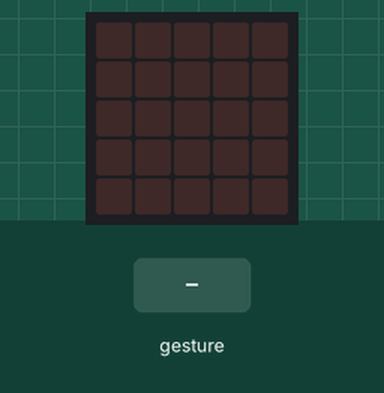
Simulated run of this program. Board: BBC micro:bit (MakeCode). Parts: the board's 5×5 LED display. The test bench sets the inputs (shaded band). Random numbers come from a fixed seed; a tilt is held for 1.5 s and a shake lasts 1 s, then the board lies face up again.

Above: at 1.2 s.
1.3 s: gesture 'shake'
At 2.2 s:
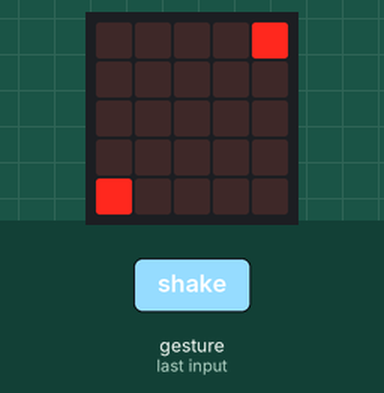
3.0 s: gesture 'shake'
At 5.6 s:
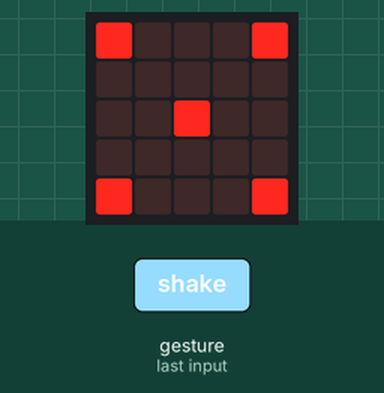
5.9 s: gesture 'shake'
At 7.8 s:
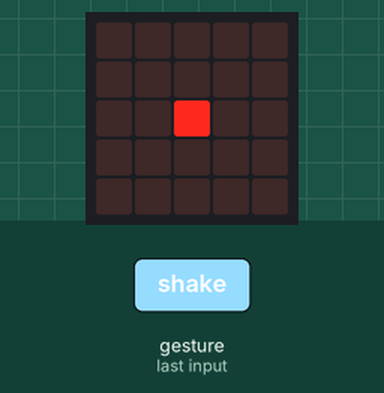
8.8 s: gesture 'shake'
At 11.2 s:
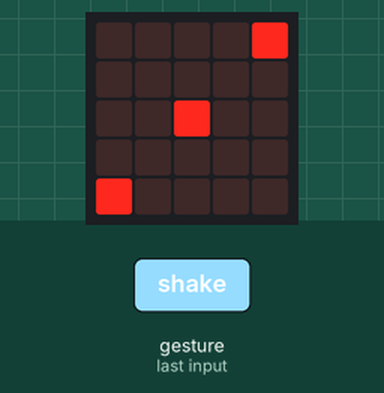
Timing chart, 0 to 12.7 s (numbered marks = the images above; inputs shaded):
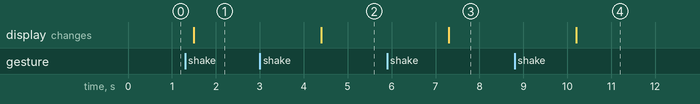

The program:

main.ts
```typescript
let zahl = 0
input.onGesture(Gesture.Shake, function () {
    zahl = randint(1, 6)
    if (zahl == 1) {
        basic.showLeds(`
            . . . . .
            . . . . .
            . . # . .
            . . . . .
            . . . . .
            `)
    } else if (zahl == 2) {
        basic.showLeds(`
            . . . . #
            . . . . .
            . . . . .
            . . . . .
            # . . . .
            `)
    } else if (zahl == 3) {
        basic.showLeds(`
            . . . . #
            . . . . .
            . . # . .
            . . . . .
            # . . . .
            `)
    } else if (zahl == 4) {
        basic.showLeds(`
            # . . . #
            . . . . .
            . . . . .
            . . . . .
            # . . . #
            `)
    } else if (zahl == 5) {
        basic.showLeds(`
            # . . . #
            . . . . .
            . . # . .
            . . . . .
            # . . . #
            `)
    } else if (zahl == 6) {
        basic.showLeds(`
            # . . . #
            . . . . .
            # . . . #
            . . . . .
            # . . . #
            `)
    }
    basic.pause(2500)
    basic.clearScreen()
})
```

test.ts
```typescript
// Hier kann man Tests durchführen; diese Datei wird nicht kompiliert, wenn dieses Paket als Erweiterung verwendet wird.
```

Measured:
- after the input at 1.3 s, the display: changes after 0.20 s (image 1)
